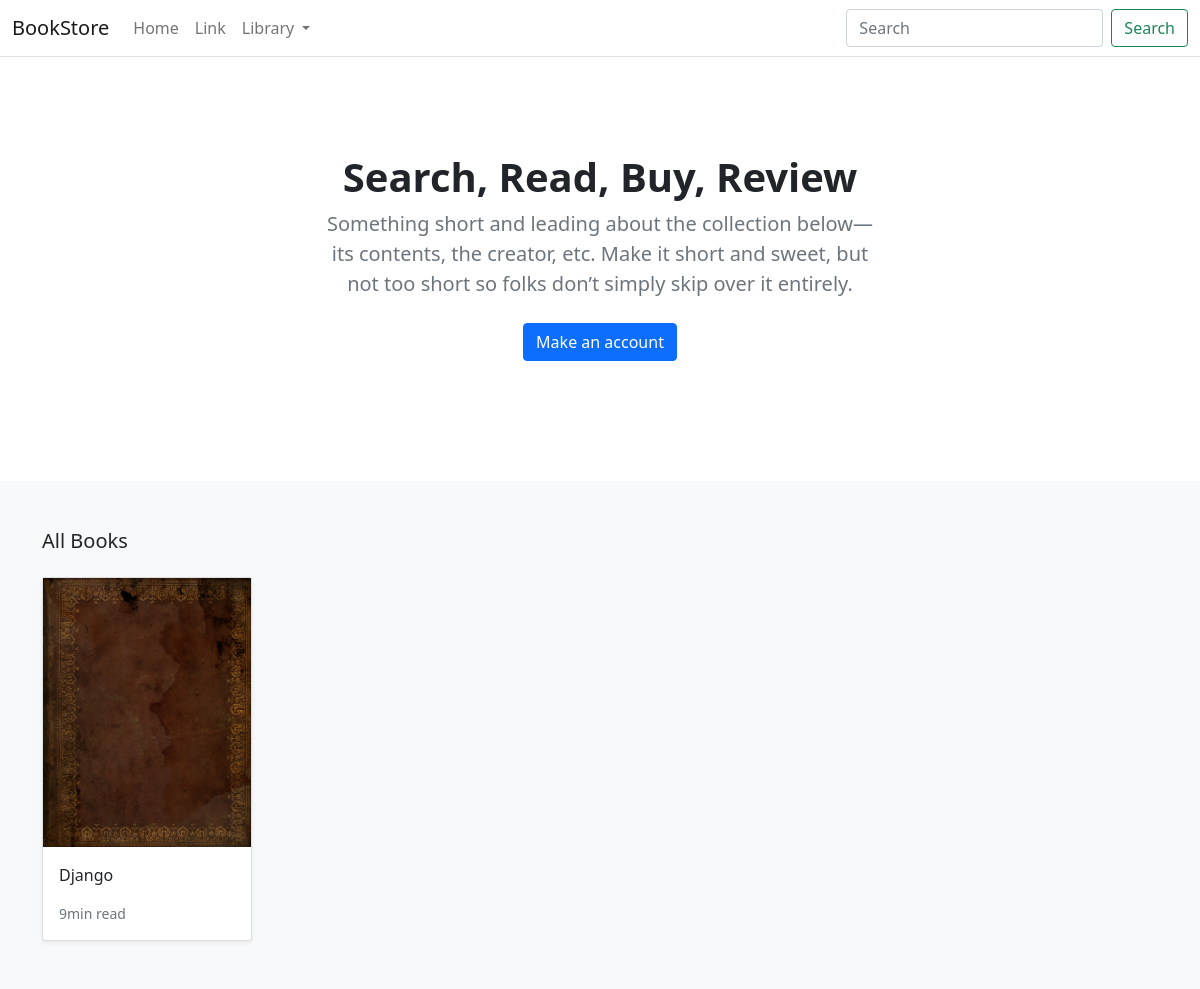
The app's page /, older data.
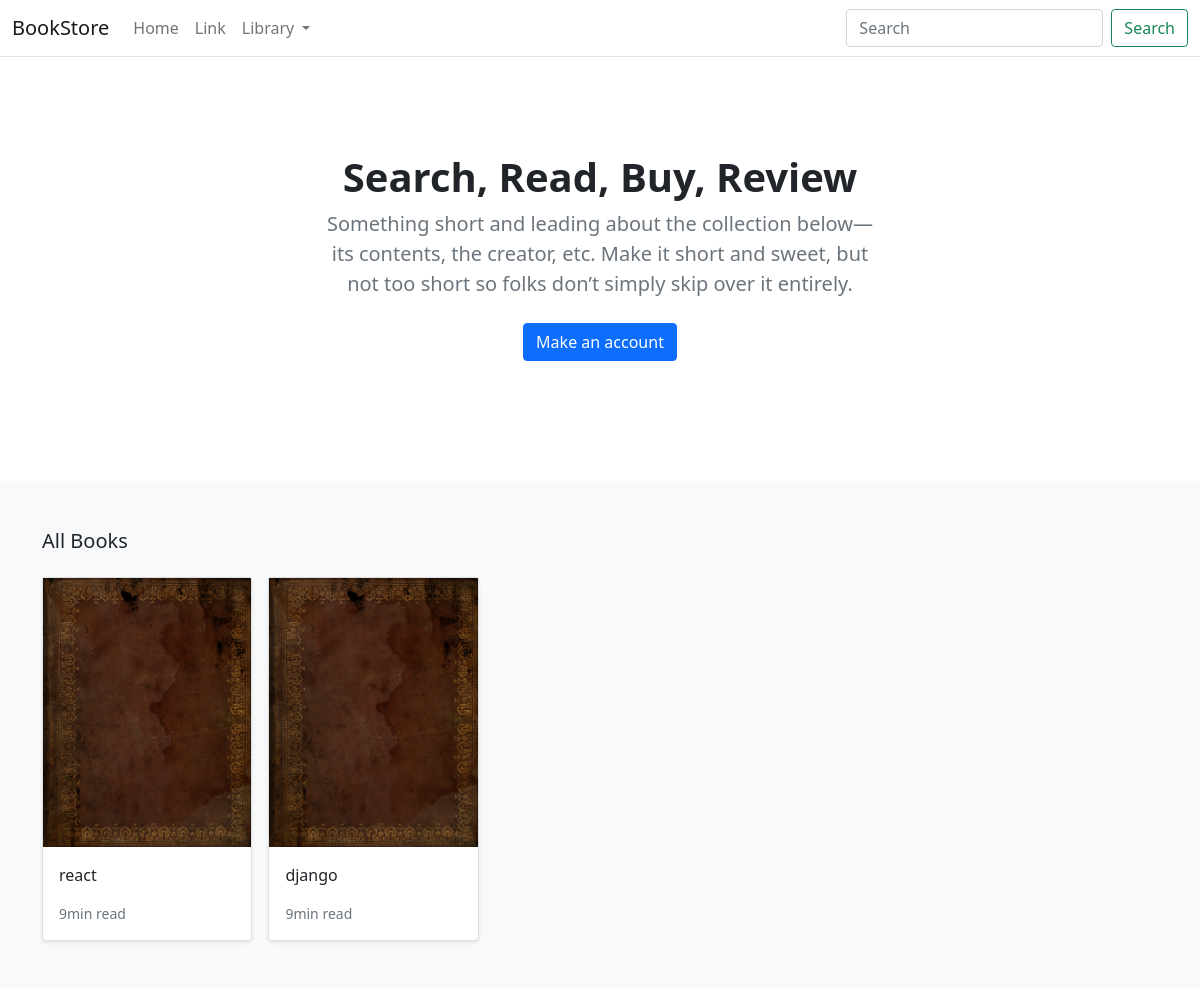
The same page, newer data.
### store/models.py (models this page shows, shortened)
class Product(models.Model):
    category = models.ForeignKey(Category, related_name='product', on_delete=models.CASCADE)
    created_by = models.ForeignKey(User, on_delete=models.CASCADE, related_name='product_creator')
    title = models.CharField(max_length=255)
    author = models.CharField(max_length=255, default='admin')
    description = models.TextField(blank=True)
    image = models.ImageField(upload_to='images/')
    slug = models.SlugField(max_length=255)
    price = models.DecimalField(max_digits=4,decimal_places=2)
    in_stock = models.BooleanField(default=True)
    is_active = models.BooleanField(default=True)
    created = models.DateTimeField(auto_now_add=True)
    updated = models.DateTimeField(auto_now=True)
    class Meta:
        verbose_name_plural = 'Products'
        ordering = ('-created',)
    def get_absolute_url(self):
        return reverse('store:product_detail', args=[self.slug])

### store/views.py (the view)
# urls.py: path('', views.all_products, name='all_products'),
def all_products(request):
        products = Product.objects.all()
        return render(request, 'store/home.html', {'products': products})

### store/models.py (called while the page is built)
    def get_absolute_url(self):
        return reverse('store:product_detail', args=[self.slug])

### store/views.py (called while the page is built)
def categories(request):
        return {
                'categories': Category.objects.all()
        }

### templates/store/home.html (shortened to what this page needs)
{% extends "./base.html" %}
{% load static %}
{% block content %}
<main>
    <section class="py-5 text-center container">
        <div class="row py-lg-5">
        <div class="col-lg-6 col-md-8 mx-auto">
            <h1 class="h1 fw-bold">Search, Read, Buy, Review</h1>
            <p class="lead text-muted">Something short and leading about the collection below—its contents, the creator,
                etc. Make it short and sweet, but not too short so folks don’t simply skip over it entirely.</p>
            <p>
                <a href="#" class="btn btn-primary my-2">Make an account</a>
            </p>
        </div>
        </div>
    </section>
    <div class="album py-5 bg-light">
        <div class="container">
          <div class="pb-3 h5">All Books</div>
          <div class="row row-cols-1 row-cols-sm-2 row-cols-md-5 g-3">
            {% for product in products %}
            <div class="col">
              <div class="card shadow-sm">
                <img class="img-fluid" alt="Responsive image" src="{{ product.image.url }}">
                <div class="card-body">
                  <p class="card-text">
                    <a class="text-dark text-decoration-none" href="{{ product.get_absolute_url }}">{{ product.title }}</a>
                  </p>
                  <div class="d-flex justify-content-between align-items-center">
                    <small class="text-muted">9min read</small>
                  </div>
                </div>
              </div>
            </div>
            {% endfor %}
          </div>
        </div>
      </div>
</main>
{% endblock%}

Row changes from the older to the newer data that the page shows:
added Product: image (picture), title "react"
changed Product: title "Django" → "django"
